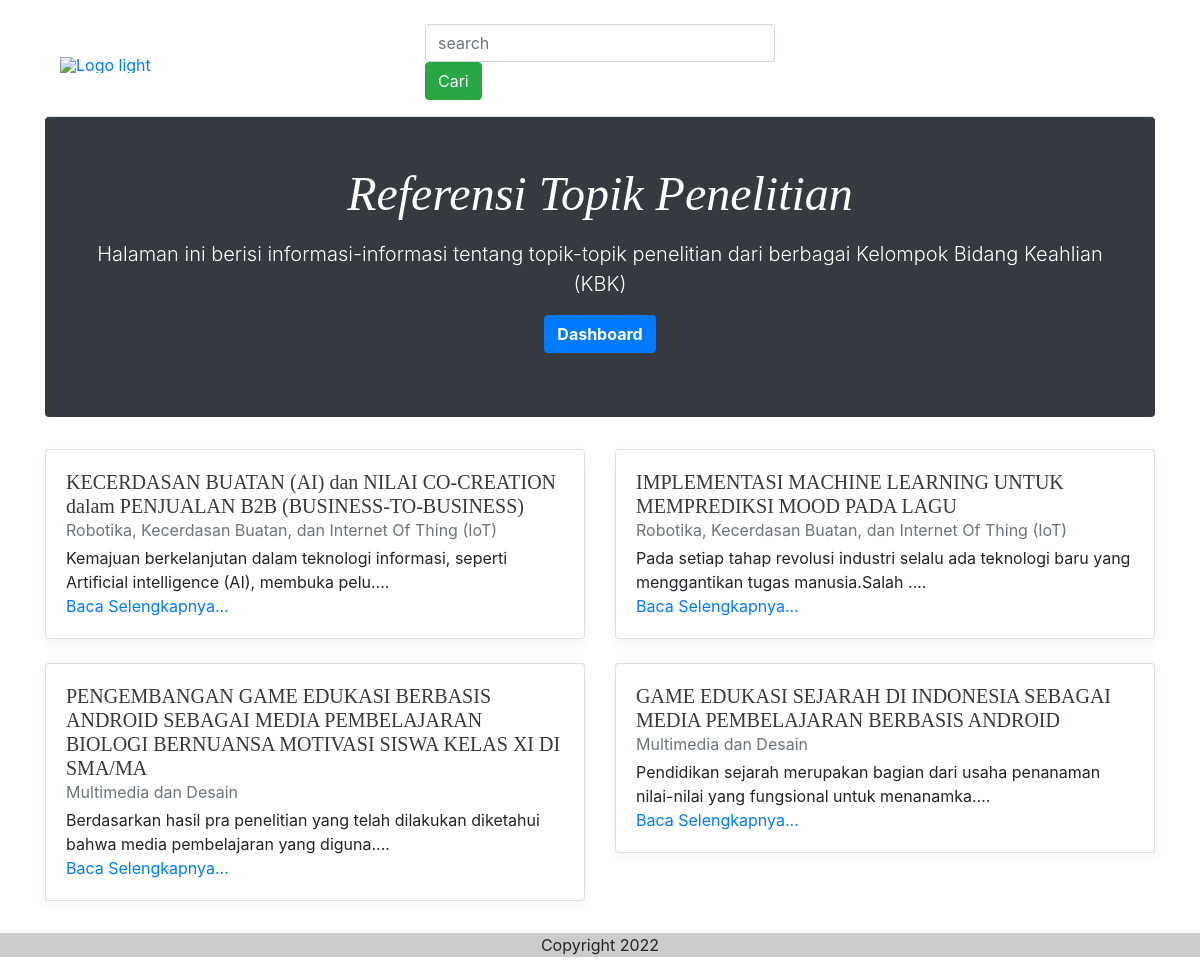
Page /index.php/alghi/home/search on the committed database.
### tables this page shows
CREATE TABLE `alghi_post` (
  `id_posts` int(11) NOT NULL,
  `id_kategori` int(11) NOT NULL,
  `user_id` bigint(20) NOT NULL,
  `Judul` varchar(255) NOT NULL,
  `Kategori` varchar(255) NOT NULL,
  `Isi` text NOT NULL
);

### application/controllers/alghi/Home.php (called while the page is built, shortened)
<?php
class Home extends CI_Controller {
	public function __construct()
	{
		$this->load->model('/alghi/Alghi_Post');
	}
	public function search(){
		$keyword = $this->input->post('keyword');
		$DATA['posts']= $this->Alghi_Post->get_keyword($keyword);
		$this->load->view('/alghi/Home', $DATA);
	}
}

### index.php (called while the page is built, shortened)
<?php
require_once BASEPATH.'core/CodeIgniter.php';

### application/models/alghi/Alghi_Post.php (called while the page is built, shortened)
<?php
class Alghi_Post extends CI_Model {
    public function get_keyword($keyword){
        $this->db->select('*');
        $this->db->from('alghi_post');
        $this->db->like('Judul', $keyword);
        $this->db->or_like('Kategori', $keyword);
        $this->db->or_like('Isi', $keyword);
        return $this->db->get()->result();
    }
}

### application/views/alghi/Home.php (the view, shortened to what this page needs)
<!doctype html>
<html lang="en">
  <head>
    <link href="<?php echo base_url('assets/alghi/dist/css/bootstrap.min.css') ?>" rel="stylesheet">
    <link href="assets/alghi/Home.css" rel="stylesheet">
  </head>
  <body>
    <div class="container pt-2">
      <header class="blog-header py-3">
        <div class="row flex-nowrap justify-content-between align-items-center">
          <div class="col-4 pt-1">
            <a class="my-0 mr-auto font-weight-normal col-9" href="/">
        <img class="navbar-brand-dark common" src="<?php echo base_url('assets/img/logo.png')?>" height="30" alt="Logo light" href="<?php echo base_url('Landing')?>">
      </a>
          </div>
          <div class="navbar-form col-4" >
            <?php echo form_open('alghi/home/search')?>
              <input type="text" name="keyword" class="form-control" placeholder="search">
              <button type="submit" class="btn btn-success">Cari</button>
            <?php echo form_close() ?>
          </div>
          <div class="col-4 d-flex justify-content-end align-items-center">
          </div>
        </div>
      </header>
      <div class="jumbotron p-3 p-md-5 text-white rounded bg-dark">
        <div class="text-center">
          <h1 class="display-4 font-italic tex">Referensi Topik Penelitian</h1>
          <p class="lead my-3">Halaman ini berisi informasi-informasi tentang topik-topik penelitian dari berbagai Kelompok Bidang Keahlian (KBK)</p>
          <p class="btn btn-primary"><a href="Dashboard" class="text-white font-weight-bold" >Dashboard</a></p>
        </div>
      </div>
      <div class="row mb-2">
         <?php foreach ($posts as $post) : ?>
        <div class="col-md-6">
          <div class="card flex-md-row mb-4 box-shadow">
            <div class="card-body d-flex flex-column align-items-start">
              <h5 class="mb-0">
                <a class="text-dark"><?php echo $post->Judul ?></a>
              </h5>
              <div class="mb-1 text-muted"><?php echo $post->Kategori ?></div>
              <p class="card-text mb-auto"><?php echo substr($post->Isi,0,100);?>....</p>
              <a href="<?php echo base_url('/alghi/Dashboard/detail/')?><?php echo $post->id_posts ?>" >Baca Selengkapnya...</a>
            </div>
          </div>
        </div>
        <?php endforeach; ?>
      </div>
    </div>
    <footer class="text-center" style="background-color: rgba(0, 0, 0, 0.2);">
      <p>Copyright 2022</p>
    </footer>
  </body>
</html>

### assets/alghi/Home.css (style rules this page uses)
.blog-header { line-height: 1; border-bottom: 1px solid #e5e5e5; }
h1, h2, h3, h4, h5, h6 { font-family: "Playfair Display", Georgia, "Times New Roman", serif; }
.display-4 { font-size: 2.5rem; }
@media (min-width: 768px) { .display-4 { font-size: 3rem; } }
.box-shadow { box-shadow: 0 .25rem .75rem rgba(0, 0, 0, .05); }

### rows in the picture
alghi_post: Judul "KECERDASAN BUATAN (AI) dan NILAI CO-CREATION dalam PENJUALAN B2B (BUSINESS-TO-BUSINESS)", Kategori "Robotika, Kecerdasan Buatan, dan Internet Of Thing (IoT)", Isi "Kemajuan berkelanjutan dalam teknologi informasi, seperti Artificial intelligence (AI), membuka pelu"
alghi_post: Judul "IMPLEMENTASI MACHINE LEARNING UNTUK MEMPREDIKSI MOOD PADA LAGU", Kategori "Robotika, Kecerdasan Buatan, dan Internet Of Thing (IoT)", Isi "Pada setiap tahap revolusi industri selalu ada teknologi baru yang menggantikan tugas manusia.Salah"
alghi_post: Judul "PENGEMBANGAN GAME EDUKASI BERBASIS ANDROID SEBAGAI MEDIA PEMBELAJARAN BIOLOGI BERNUANSA MOTIVASI SISWA KELAS XI DI SMA/MA", Kategori "Multimedia dan Desain", Isi "Berdasarkan hasil pra penelitian yang telah dilakukan diketahui bahwa media pembelajaran yang diguna"
alghi_post: Judul "GAME EDUKASI SEJARAH DI INDONESIA SEBAGAI MEDIA PEMBELAJARAN BERBASIS ANDROID", Kategori "Multimedia dan Desain", Isi "Pendidikan sejarah merupakan bagian dari usaha penanaman nilai-nilai yang fungsional untuk menanamka"
